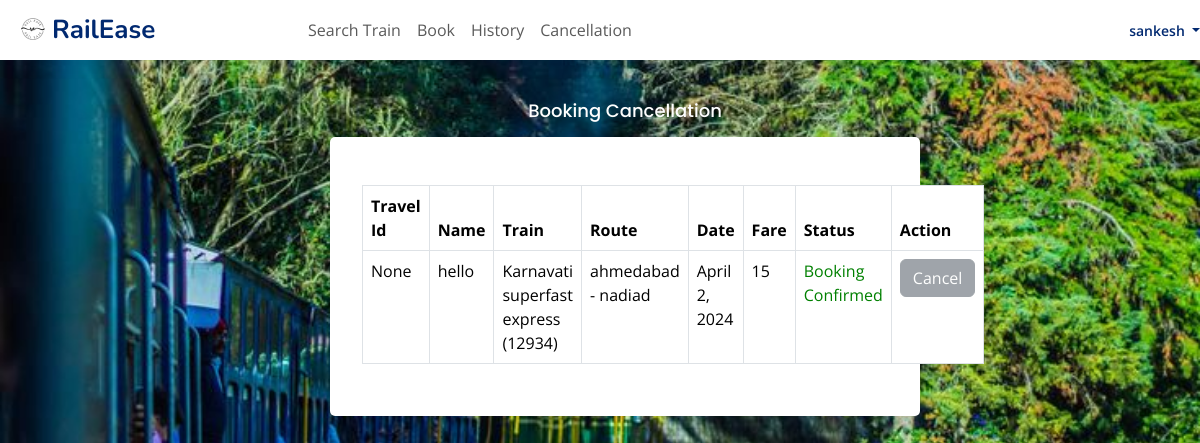
Before: /cancelation/ (signed in) with the older database file.
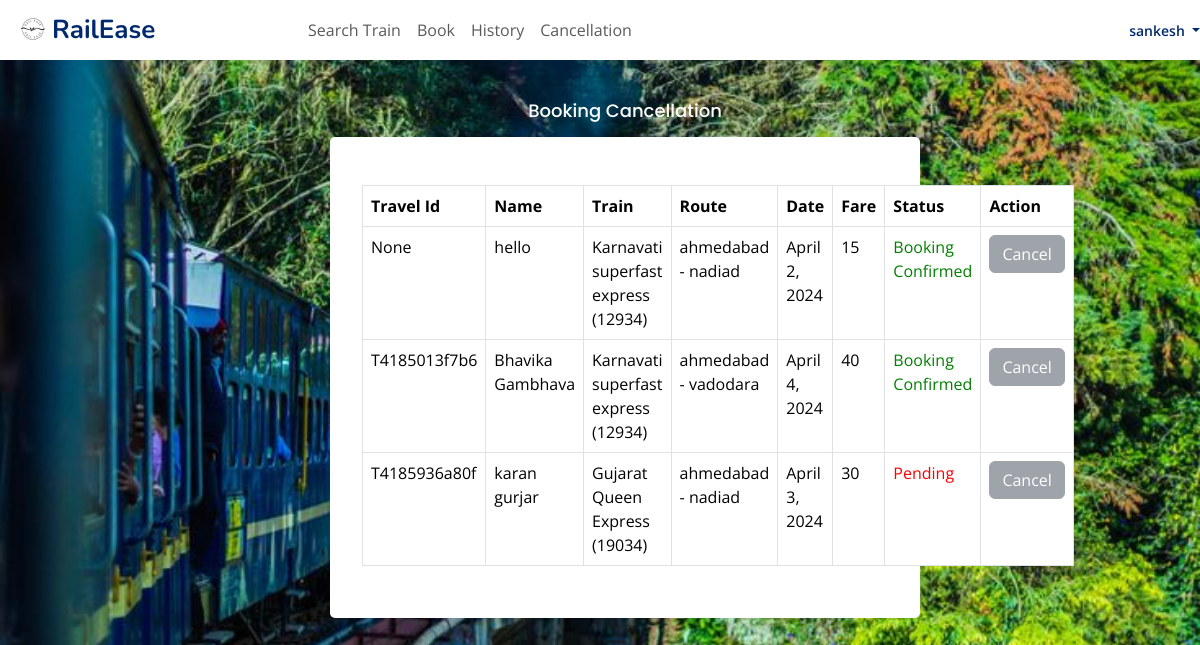
After: the same page with the newer database file.
### home/models.py (models this page shows, shortened)
class Travel(models.Model):
    user = models.ForeignKey(Register, on_delete=models.CASCADE, null=True)
    train = models.ForeignKey(Train, on_delete=models.CASCADE, null=True)
    name = models.CharField(max_length=100, null=True)
    travel_id = models.CharField(max_length=100, null=True, unique=True)  # Make it unique
    age = models.IntegerField(null=True)
    gender = models.CharField(max_length=30, null=True)
    route = models.CharField(max_length=100, null=True)
    status = models.CharField(max_length=30, null=True)
    date1 = models.DateField(null=True)
    fare = models.IntegerField(null=True)

class Train(models.Model):
    train_number = models.CharField(max_length=50, primary_key = True)
    train_name = models.CharField(max_length=100)
    origin = models.CharField(max_length=100)
    destination = models.CharField(max_length=100)
    departure_time = models.TimeField()
    arrival_time = models.TimeField()
    capacity = models.PositiveIntegerField()

### home/views.py (the view)
# urls.py: path('cancelation/',cancelation,name="cancelation"),
def cancelation(request):
    if not request.user.is_authenticated:
        return redirect('user_login')
    user2 = User.objects.filter(username=request.user.username).get()
    user1 = Register.objects.filter(user=user2).get()
    pro = Travel.objects.filter(user=user1)
    book = Book.objects.filter(user=user1)
    now = timezone.now().date()
    next_day = now + timedelta(days=1)
    d = {'user': user1, 'pro': pro, 'book': book, 'now': next_day}
    return render(request, 'cancelation.html', d)

### home/templates/cancelation.html (shortened to what this page needs)
{% extends "basic1.html" %}
{% block cont %}
<main id="main" class="main">
  <center>
    <h2 class="card-title" style=" color:white; ">Booking Cancellation</h2>
  </center>
  <div class="card">
    <div class="card-body mt-5 mb-3">
      <div class="container">
        {% if pro %}
          <table class="table table-bordered">
            <thead>
              <tr>
                <th>Travel Id</th>
                <th>Name</th>
                <th>Train</th>
                <th>Route</th>
                <th>Date</th>
                <th>Fare</th>
                <th>Status</th>
                <th>Action</th>
              </tr>
            </thead>
            <tbody>
              {% for travel in pro %}
                <tr>
                  <td>{{ travel.travel_id }}</td>
                  <td>{{ travel.name }}</td>
                  <td>
                    {{ travel.train.train_name }} ({{ travel.train.train_number }})
                  </td>
                  <td>{{ travel.route }}</td>
                  <td>{{ travel.date1 }}</td>
                  <td>{{ travel.fare }}</td>
                  {% if travel.status == 'set' %}
                    <td style="color: green">Booking Confirmed</td>
                  {% else %}
                    <td style="color: red">Pending</td>
                  {% endif %}
                  <td>
                    {% if travel.date1 > now and travel.status == 'set' %}
                      <a href="{% url 'delete_my_booking' travel.id %}" class="btn btn-danger">Cancel</a>
                    {% else %}
                      <button class="btn btn-secondary" disabled>Cancel</button>
                    {% endif %}
                  </td>
                </tr>
              {% endfor %}
            </tbody>
          </table>
        {% else %}
          <p>No records found.</p>
        {% endif %}
      </div>
    </div>
  </div>
</main>
{% endblock %}

Changed rows visible on the page:
added Travel: travel_id "T4185013f7b6", name "Bhavika Gambhava", train.train_name "Karnavati superfast express", train.train_number "12934", route "ahmedabad - vadodara", date1 "April 4, 2024", fare "40", status "Booking Confirmed", shows "Cancel"
added Travel: travel_id "T4185936a80f", name "karan gurjar", train.train_name "Gujarat Queen Express", train.train_number "19034", route "ahmedabad - nadiad", date1 "April 3, 2024", fare "30", shows "Pending", shows "Cancel"
